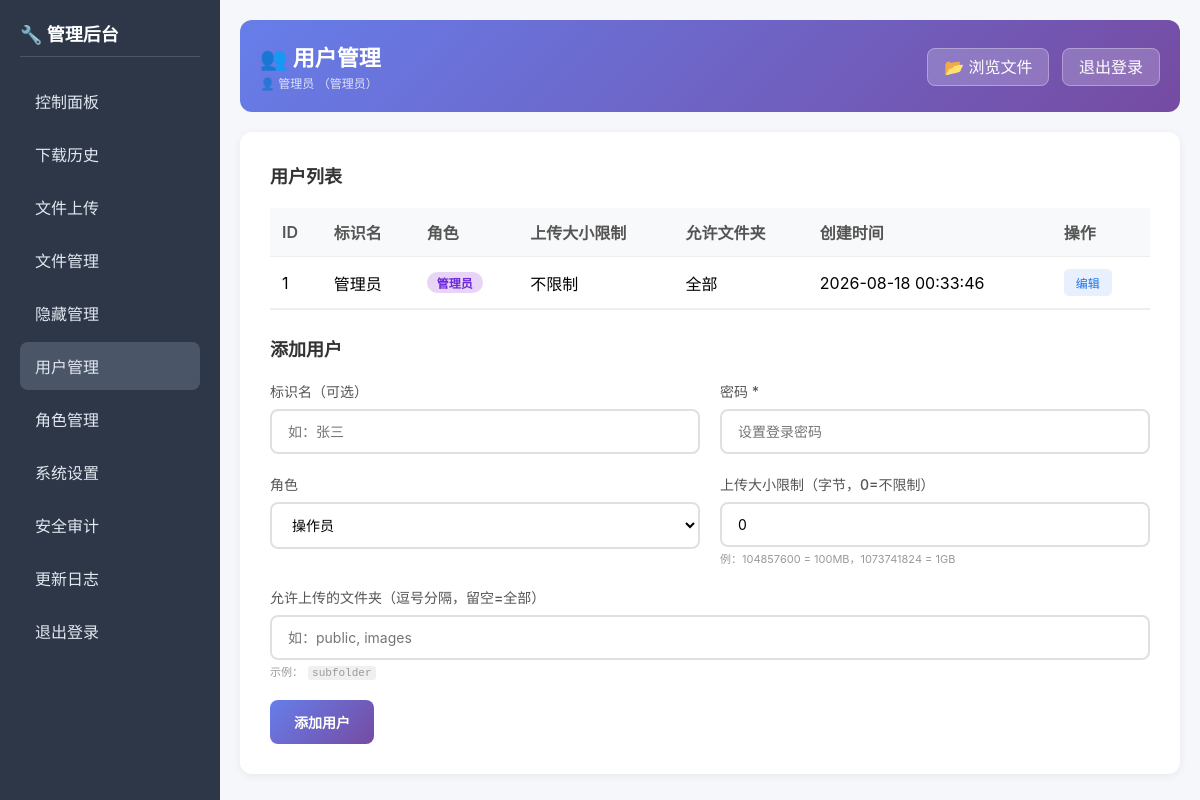
The page /admin/users.php (signed in) on the database its author committed.
### tables this page shows
CREATE TABLE users (
        id INTEGER PRIMARY KEY AUTOINCREMENT,
        password_hash TEXT NOT NULL,
        role_id INTEGER NOT NULL DEFAULT 2,
        max_upload_size INTEGER NOT NULL DEFAULT 0,
        allowed_folders TEXT NOT NULL DEFAULT "[]",
        username TEXT NOT NULL DEFAULT "",
        created_at DATETIME DEFAULT CURRENT_TIMESTAMP
    );

CREATE TABLE roles (
        id INTEGER PRIMARY KEY AUTOINCREMENT,
        name TEXT NOT NULL,
        permissions TEXT NOT NULL DEFAULT "{}"
    );

### functions.php (called while the page is built, shortened)
<?php
function readJsonFile($path) {
    if (!is_file($path)) {
        return null;
    }
    $raw = @file_get_contents($path);
    $data = json_decode($raw, true);
    return is_array($data) ? $data : null;
}
function getStorageDir($force = null) {
    static $dir = null;
    if ($dir === null) {
        $default = __DIR__ . DIRECTORY_SEPARATOR . 'runtime';
        $dir = $default;
        foreach (array($default . DIRECTORY_SEPARATOR . 'config.json', __DIR__ . DIRECTORY_SEPARATOR . 'config.json') as $f) {
            if (is_file($f)) {
                $data = readJsonFile($f);
                if (is_array($data) && !empty($data['storage_dir']) && is_string($data['storage_dir'])) {
                    $dir = rtrim($data['storage_dir'], '/\\');
                    break;
                }
            }
        }
    }
    return $dir;
}
function migrateRuntimeData() {
    static $migrated = false;
    $root = __DIR__;
    $default = $root . DIRECTORY_SEPARATOR . 'runtime';
    if ($migrated
        || (!file_exists($root . DIRECTORY_SEPARATOR . 'config.json')
            && !file_exists($root . DIRECTORY_SEPARATOR . 'app.db')
            && is_dir($default))) {
        $migrated = true;
        return;
    }
}
function getConfigJsonPath() {
    return getStorageDir() . DIRECTORY_SEPARATOR . 'config.json';
}
function loadConfig() {
    $jsonFile = getConfigJsonPath();
    $phpFile  = __DIR__ . DIRECTORY_SEPARATOR . 'config.php';
    $config = null;
    $data = readJsonFile($jsonFile);
    if ($config === null && file_exists($phpFile)) {
        $config = require $phpFile;
    }
    $defaults = getDefaultConfig();
    $merged = false;
    $config = normalizeConfigPaths($config);
    return $config;
}
function normalizeConfigPath($path) {
    if (DIRECTORY_SEPARATOR === '/') {
        $normalized = str_replace('\\', '/', $path);
    }
    return $path;
}
function normalizeConfigPaths($config) {
    $pathKeys = array('data_dir', 'thumb_dir', 'session_dir', 'storage_dir');
    foreach ($pathKeys as $key) {
        if (isset($config[$key])) {
            $config[$key] = normalizeConfigPath($config[$key]);
        }
    }
    return $config;
}
function getDefaultConfig() {
    $phpFile = __DIR__ . DIRECTORY_SEPARATOR . 'config.php';
    if (is_file($phpFile)) {
        $cfg = require $phpFile;
        if (is_array($cfg)) {
            return $cfg;
        }
    }
    return array(
        'site_name' => '文件浏览器',
        'site_subtitle' => '轻量级文件目录浏览系统',
        'data_dir' => __DIR__ . DIRECTORY_SEPARATOR . 'data',
        'storage_dir' => __DIR__ . DIRECTORY_SEPARATOR . 'runtime',
        'thumb_dir' => __DIR__ . DIRECTORY_SEPARATOR . 'runtime' . DIRECTORY_SEPARATOR . 'thumbs',
        'session_dir' => __DIR__ . DIRECTORY_SEPARATOR . 'runtime' . DIRECTORY_SEPARATOR . 'session',
        'max_upload_size' => 0,
        'hidden_files' => array(),
        'app_version' => '2.10.0',
        'icon_scheme' => 'emoji',
        'svg_icon_style' => 'material',
        'office_preview_mode' => 'off',
        'libreoffice_path' => '',
        'office_preview_api' => '',
        'nav_links' => array(
            array('name' => '首页', 'url' => '.', 'target' => '_self'),
            array('name' => '管理后台', 'url' => 'admin/', 'target' => '_self'),
        ),
        'security_mode' => 'intranet',
        'download_rate_limit' => 30,
        'login_max_failures' => 5,
        'login_lock_minutes' => 15,
        'login_rate_per_minute' => 5,
        'upload_max_size_mb' => 100,
        'internet_allow_anonymous_view' => true,
        'internet_force_https' => true,
    );
}
function getConfig($key) {
    static $config = null;
    if ($config === null) {
        $config = loadConfig();
    }
    return isset($config[$key]) ? $config[$key] : null;
}
function getAppDbPath() {
    return getStorageDir() . DIRECTORY_SEPARATOR . 'app.db';
}
function getUserDbPath(){ return getAppDbPath(); }
function getFullPath($relativePath) {
    $relativePath = trim($relativePath, '/\\');
    if (empty($relativePath)) {
        return getConfig('data_dir');
    }
    $fullPath = getConfig('data_dir') . DIRECTORY_SEPARATOR . str_replace('/', DIRECTORY_SEPARATOR, $relativePath);
    return $fullPath;
}
function sysToUtf8($str) {
    if (mb_check_encoding($str, 'UTF-8')) {
        return $str;
    }
    return $str;
}
function getDefaultPermissionSet() {
    return array(
        'dashboard'     => false,
        'upload'        => false,
        'files'         => false,
        'files_rename'  => false,
        'files_delete'  => false,
        'files_move'    => false,
        'downloads'     => false,
        'hidden'        => false,
        'settings'      => false,
        'users'         => false,
        'roles'         => false,
    );
}
function getRoles() {
    $db = new SQLite3(getUserDbPath());
    $result = $db->query('SELECT * FROM roles ORDER BY id ASC');
    $roles = array();
    while ($row = $result->fetchArray(SQLITE3_ASSOC)) {
        $row['permissions'] = json_decode($row['permissions'], true) ?: getDefaultPermissionSet();
        $roles[] = $row;
    }
    return $roles;
}
function getUsers() {
    $db = new SQLite3(getUserDbPath());
    $result = $db->query('SELECT u.*, r.name AS role_name, r.permissions AS role_permissions FROM users u LEFT JOIN roles r ON u.role_id = r.id ORDER BY u.id ASC');
    $users = array();
    while ($row = $result->fetchArray(SQLITE3_ASSOC)) {
        $row['allowed_folders'] = json_decode($row['allowed_folders'], true) ?: array();
        $row['role_permissions'] = json_decode($row['role_permissions'], true) ?: getDefaultPermissionSet();
        $users[] = $row;
    }
    return $users;
}
function getAllFolders($path = '') {
    $fullPath = getFullPath($path);
    $dirs = array();
    $dh = opendir($fullPath);
    while (($file = readdir($dh)) !== false) {
        if ($file === '.' || $file === '..') continue;
        $file = sysToUtf8($file);
        $fp = $fullPath . DIRECTORY_SEPARATOR . $file;
        if (is_dir($fp) && !is_link($fp)) {
            $relPath = empty($path) ? $file : $path . '/' . $file;
            $dirs[] = array('name' => $file, 'path' => $relPath);
            $subDirs = getAllFolders($relPath);
            $dirs = array_merge($dirs, $subDirs);
        }
    }
    return $dirs;
}

### config.php (called while the page is built)
<?php
return array(
    'site_name' => '文件浏览器',
    'site_subtitle' => '轻量级文件目录浏览系统',
    'data_dir' => __DIR__ . DIRECTORY_SEPARATOR . 'data',
    'storage_dir' => __DIR__ . DIRECTORY_SEPARATOR . 'runtime',
    'thumb_dir' => __DIR__ . DIRECTORY_SEPARATOR . 'runtime' . DIRECTORY_SEPARATOR . 'thumbs',
    'session_dir' => __DIR__ . DIRECTORY_SEPARATOR . 'runtime' . DIRECTORY_SEPARATOR . 'session',
    'max_upload_size' => 0,
    'hidden_files' => array(),
    'app_version' => '2.12.0',
    'icon_scheme' => 'emoji',
    'svg_icon_style' => 'material',
    'office_preview_mode' => 'off',
    'libreoffice_path' => '',
    'office_preview_api' => '',
    'nav_links' => array(
        array('name' => '首页', 'url' => '.', 'target' => '_self'),
        array('name' => '管理后台', 'url' => 'admin/', 'target' => '_self'),
    ),
    'security_mode' => 'intranet',
    'download_rate_limit' => 30,
    'login_max_failures' => 5,
    'login_lock_minutes' => 15,
    'login_rate_per_minute' => 5,
    'upload_max_size_mb' => 100,
    'internet_allow_anonymous_view' => true,
    'internet_force_https' => true,
);
?>

### admin/users.php (the view, shortened to what this page needs)
<?php
$users = getUsers();
$roles = getRoles();
$allFolders = getAllFolders();
?>
<?php require __DIR__ . '/layout.php'; ?>
        <div class="content-box">
            <h3>用户列表</h3>
            <table>
                <thead>
                    <tr>
                        <th>ID</th>
                        <th>标识名</th>
                        <th>角色</th>
                        <th>上传大小限制</th>
                        <th>允许文件夹</th>
                        <th>创建时间</th>
                        <th>操作</th>
                    </tr>
                </thead>
                <tbody>
                    <?php foreach ($users as $u): ?>
                    <tr>
                        <td><?php echo $u['id']; ?></td>
                        <td><?php echo htmlspecialchars($u['username'] ?: '-'); ?></td>
                        <td>
                            <span class="role-badge <?php echo ($u['role_id'] == 1) ? 'role-admin' : 'role-operator'; ?>">
                                <?php echo htmlspecialchars($u['role_name'] ?? '未知'); ?>
                            </span>
                        </td>
                        <td><?php echo $u['max_upload_size'] > 0 ? formatSize($u['max_upload_size']) : '不限制'; ?></td>
                        <td style="max-width:200px;overflow:hidden;text-overflow:ellipsis;white-space:nowrap;" title="<?php echo !empty($u['allowed_folders']) ? htmlspecialchars(implode(', ', $u['allowed_folders'])) : '全部'; ?>"><?php echo !empty($u['allowed_folders']) ? htmlspecialchars(implode(', ', array_slice($u['allowed_folders'], 0, 3))) . (count($u['allowed_folders']) > 3 ? ' ...' : '') : '全部'; ?></td>
                        <td><?php echo $u['created_at']; ?></td>
                        <td>
                            <button type="button" class="btn-sm btn-edit" onclick="openEdit(<?php
                                $safeUser = $u;
                                unset($safeUser['password_hash'], $safeUser['role_permissions']);
                                echo htmlspecialchars(json_encode($safeUser));
                            ?>)">编辑</button>
                        </td>
                    </tr>
                    <?php endforeach; ?>
                </tbody>
            </table>
            <h3 class="divider">添加用户</h3>
            <form method="post">
                <div class="user-form-grid">
                    <div class="form-item">
                        <label for="username_add">标识名（可选）</label>
                        <input type="text" id="username_add" name="username" placeholder="如：张三">
                    </div>
                    <div class="form-item">
                        <label for="user_password_add">密码 *</label>
                        <input type="password" id="user_password_add" name="user_password" placeholder="设置登录密码" required>
                    </div>
                    <div class="form-item">
                        <label for="role_id_add">角色</label>
                        <select id="role_id_add" name="role_id">
                            <?php foreach ($roles as $r): ?>
                            <option value="<?php echo $r['id']; ?>" <?php echo $r['id'] == 2 ? 'selected' : ''; ?>><?php echo htmlspecialchars($r['name']); ?></option>
                            <?php endforeach; ?>
                        </select>
                    </div>
                    <div class="form-item">
                        <label for="max_upload_size_add">上传大小限制（字节，0=不限制）</label>
                        <input type="number" id="max_upload_size_add" name="max_upload_size" value="0" min="0" step="1" placeholder="0 表示不限制">
                        <span style="font-size:11px;color:#999;">例：104857600 = 100MB，1073741824 = 1GB</span>
                    </div>
                    <div class="form-item" style="grid-column: 1 / -1;">
                        <label for="allowed_folders_add">允许上传的文件夹（逗号分隔，留空=全部）</label>
                        <input type="text" id="allowed_folders_add" name="allowed_folders" placeholder="如：public, images">
                        <span style="font-size:11px;color:#999;">
                            示例：
                            <?php $showCount = min(5, count($allFolders)); ?>
                            <?php for ($i = 0; $i < $showCount; $i++): ?>
                                <code style="background:#f0f0f0;padding:1px 4px;border-radius:3px;margin:0 2px;"><?php echo htmlspecialchars($allFolders[$i]['path']); ?></code>
                            <?php endfor; ?>
                        </span>
                    </div>
                </div>
                <button type="submit" name="add_user" class="btn-primary">添加用户</button>
            </form>
        </div>
    </div>
</body>
</html>

### admin/layout.php (style rules this page uses)
* { margin: 0; padding: 0; box-sizing: border-box; }
body { font-family: -apple-system, BlinkMacSystemFont, 'Segoe UI', Roboto, sans-serif; background: #f5f7fa; min-height: 100vh; }
.content-box { background: white; padding: 30px; border-radius: 12px; box-shadow: 0 2px 8px rgba(0,0,0,0.06); }
.content-box h3 { margin: 0 0 20px 0; color: #333; font-size: 18px; }
.form-item { margin-bottom: 20px; }
.form-item label { display: block; margin-bottom: 8px; font-weight: 500; color: #555; font-size: 14px; }
.form-item input, .form-item select, .form-item textarea { width: 100%; padding: 12px 16px; border: 2px solid #e0e0e0; border-radius: 8px; font-size: 14px; outline: none; transition: border-color 0.3s; background: white; font-family: inherit; }
.btn-primary { padding: 12px 24px; background: linear-gradient(135deg, #667eea 0%, #764ba2 100%); border: none; border-radius: 8px; color: white; font-size: 14px; font-weight: 600; cursor: pointer; transition: transform 0.2s; }
table { width: 100%; border-collapse: collapse; }
table th, table td { padding: 12px; text-align: left; border-bottom: 1px solid #eee; }
table th { background: #f8f9fa; font-weight: 600; color: #555; }
.divider { margin-top: 30px; padding-top: 25px; border-top: 1px solid #eee; }
.role-badge { display: inline-block; padding: 2px 10px; border-radius: 12px; font-size: 12px; font-weight: 600; }
.role-admin { background: #e8d5f5; color: #6d28d9; }
.user-form-grid { display: grid; grid-template-columns: 1fr 1fr; gap: 0 20px; }
.btn-sm { padding: 5px 12px; border: none; border-radius: 5px; font-size: 12px; cursor: pointer; margin-right: 4px; }
.btn-edit { background: #e8f0fe; color: #1a73e8; }

### rows shown on the page
users: id "1", username "管理员", role.name "管理员", max_upload_size "不限制", created_at "2026-08-18 00:33:46"

### other values the page prints
$pageTitle "👥 用户管理"
$_SESSION['username'] "管理员"
$_SESSION['role_name'] "管理员"
$allFolders[$i]['path'] "subfolder"
form field role_id "操作员"
